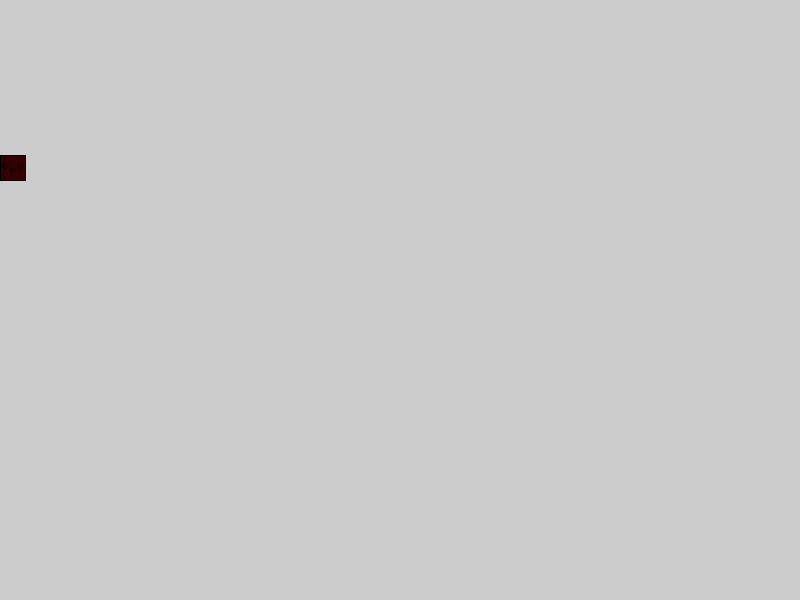
Frame 1 (no input)
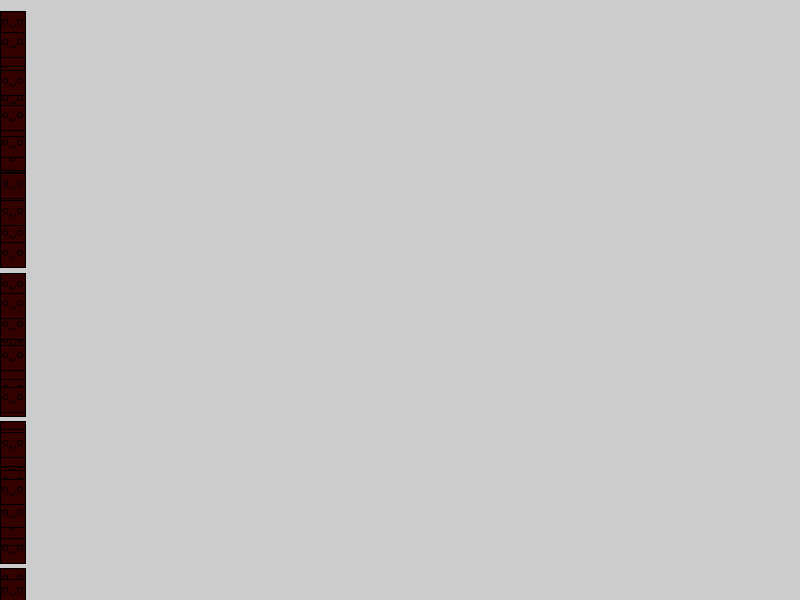
Frame 60 (the mouse pressed at the canvas centre just before this capture)
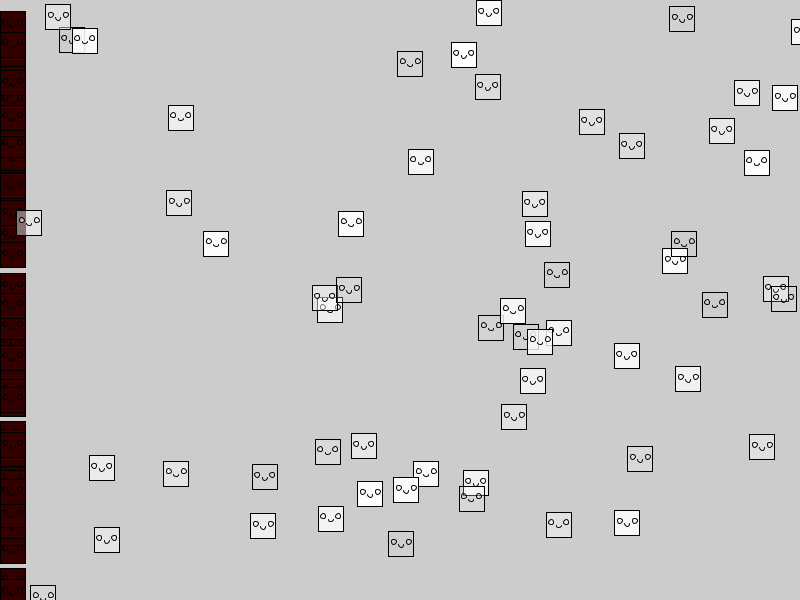
Frame 120 (the mouse held since frame 60 and released just before this capture)

The Processing sketch that drew these frames (run headless with seeded random() and noise(); from frame 60 on, the mouse is pressed at the canvas centre):

// Processing sketch: processing_94170
// ── processing_94170.pde

int r = 255;
int g = 255;
int b = 255;
float x = 200;
float y = 200;
float d = 100;
float a = 0;
void setup(){
size (800, 600);
}
void draw() {
if (mousePressed == true) {
x = random(800);
y = random(600);
d = random(25, 50);
r=mouseX;
g=mouseY;
b = mouseX;
x = random(800);
y = random(600);
d = random(10,100);
a = random(0,255);
fill(255,g,b,a);
rect (x, y, 25, 25);
ellipse (x + 5, y + 10, 5, 5);
ellipse (x + 20, y + 10, 5, 5);
arc(x + 12.5, y + 13, 5, 5, 0, PI);
} else {
x = random(800);
y = random(600);
d = random(25, 50);
r=mouseX;
g=mouseY;
b = mouseX;
fill (51,g,b);
//fill (c,153,c);
rect (b, y, 25, 25);
ellipse (b + 5, y + 10, 5, 5);
ellipse (b + 20, y + 10, 5, 5);
arc(b + 12.5, y + 13, 5, 5, 0, PI);
}
if (keyPressed){
background (255);
}
}
//
